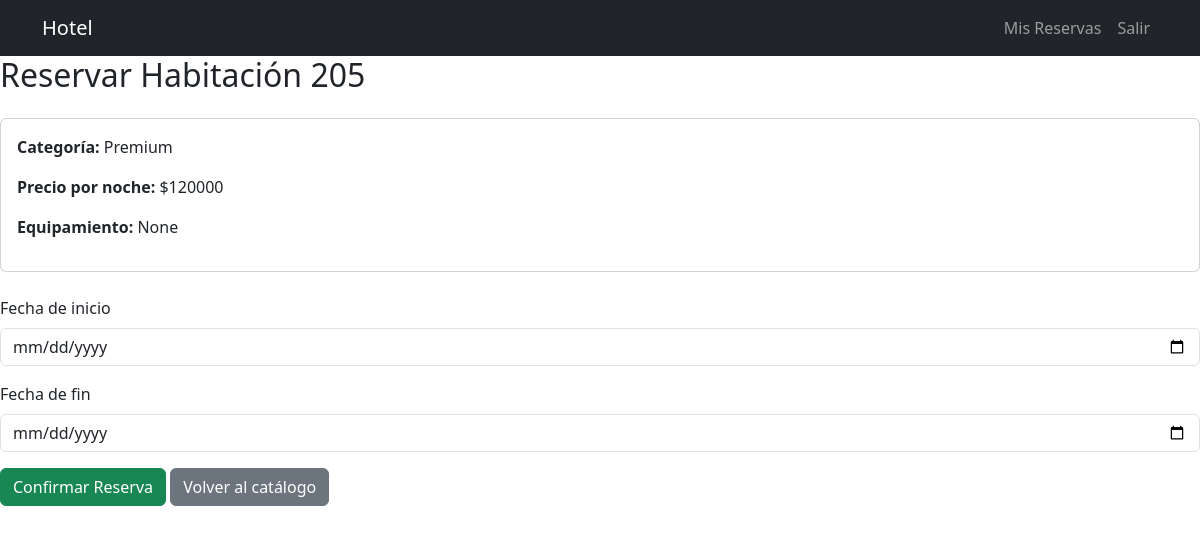
The app's page /reservar/35/ (signed in) with its own data.
### reservas/models.py (models this page shows, shortened)
class Habitacion(models.Model):
    CATEGORIAS = [
        ('TURISTA', 'Turista'),
        ('PREMIUM', 'Premium'),
    ]
    numero = models.IntegerField(unique=True)
    categoria = models.CharField(max_length=10, choices=CATEGORIAS)
    descripcion = models.TextField()
    equipamiento = models.TextField(blank=True, null=True)  # agregado
    precio_diario = models.IntegerField()  # <-- ahora entero
    disponible = models.BooleanField(default=True)

### reservas/views.py (the view)
# urls.py: path('reservar/<int:habitacion_id>/', views.realizar_reserva, name='realizar_reserva'),
@login_required
def realizar_reserva(request, habitacion_id):
    habitacion = get_object_or_404(Habitacion, id=habitacion_id)
    cliente = get_object_or_404(Cliente, email=request.user.email)
    if request.method == "POST":
        form = ReservaForm(request.POST)
        if form.is_valid():
            reserva = form.save(commit=False)
            reserva.habitacion = habitacion
            reserva.cliente = cliente
            if reserva.overlaps():
                form.add_error(None, "⚠️ La habitación ya está reservada en esas fechas.")
            else:
                dias = (reserva.fecha_fin - reserva.fecha_inicio).days + 1
                reserva.monto_total = dias * habitacion.precio_diario
                reserva.monto_reserva = int(reserva.monto_total * 0.3)
                reserva.save()
                messages.success(request, "✅ Reserva realizada con éxito.")
                return redirect("mis_reservas")
    else:
        form = ReservaForm()
    return render(request, "reservas/reserva_form.html", {"form": form, "habitacion": habitacion})

### reservas/forms.py
class ReservaForm(forms.ModelForm):
    class Meta:
        model = Reserva
        fields = ["fecha_inicio", "fecha_fin"]
        widgets = {
            'fecha_inicio': forms.DateInput(attrs={'class': 'form-control', 'type': 'date'}),
            'fecha_fin': forms.DateInput(attrs={'class': 'form-control', 'type': 'date'}),
        }

### reservas/templates/reservas/reserva_form.html (shortened to what this page needs)
{% extends "reservas/base.html" %}
{% block content %}
<h2 class="mb-4">Reservar Habitación {{ habitacion.numero }}</h2>
<div class="card mb-4">
  <div class="card-body">
    <p><strong>Categoría:</strong> {{ habitacion.get_categoria_display }}</p>
    <p><strong>Precio por noche:</strong> ${{ habitacion.precio_diario }}</p>
    <p><strong>Equipamiento:</strong> {{ habitacion.equipamiento }}</p>
  </div>
</div>
<form method="post" class="needs-validation" novalidate>
  <div class="mb-3">
    <label for="id_fecha_inicio" class="form-label">Fecha de inicio</label>
      {{ form.fecha_inicio }}
  </div>
  <div class="mb-3">
    <label for="id_fecha_fin" class="form-label">Fecha de fin</label>
    {{ form.fecha_fin }}
  </div>
  <button type="submit" class="btn btn-success">Confirmar Reserva</button>
  <a href="{% url 'ver_habitaciones' %}" class="btn btn-secondary">Volver al catálogo</a>
</form>
{% endblock %}

### records on screen
Habitacion: numero "205", categoria "Premium", precio_diario "120000", equipamiento "None"
